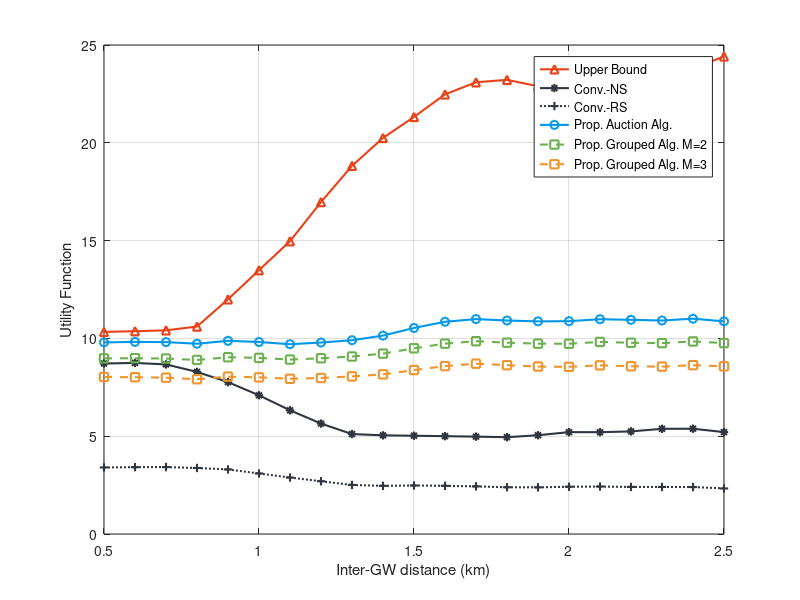

This figure's MATLAB source:
% x-axis obj
d = 0.5:0.1:2.5;

% GW3 Utility
% Non-Grouping
GW3_obj = [9.79598577059108	9.82247523493031	9.81046538996957	9.72740978510650	9.87753220932005	9.81592671233821	9.70219798982454	9.78889819426058	9.90583956794366	10.1435014284735	10.5321904345874	10.8510992705652	10.9868143127582	10.9147382303293	10.8702391075675	10.8804944034486	10.9805447656778	10.9500000272965	10.9147773925035	11.0072070429121	10.8723545780910];
%Grouping_3
GW3_obj_g_3 = [8.02797256806638	8.01529931870448	7.99149299998013	7.91280285553221	8.04539282804409	8.00845160802455	7.93582553975832	7.97482692987543	8.05701062695564	8.16114002561147	8.38075058913618	8.58374385417445	8.70805910834812	8.63056535055757	8.56097152310793	8.54668090613891	8.62200021031004	8.57602547237776	8.55677039509573	8.63175824902753	8.57171718467439];
% Grouping_2
GW3_obj_g_2 = [8.97890602818003	8.98731226052555	8.96914330841094	8.89857285606107	9.03626460753307	9.00477081037004	8.91769810762172	8.98550660948196	9.07289753082974	9.22083224824766	9.49417399727678	9.73311956557450	9.85626203410908	9.78076031373605	9.73107793397176	9.72748551265377	9.81949407148247	9.77776544438295	9.75762879687169	9.84530136804909	9.76042565035506];
% No-Selection
GW3_obj_bm1 = [8.71589689035149	8.74537633519170	8.67127605819720	8.28703466540928	7.76482705938227	7.09130727332754	6.32458061289543	5.64643153306125	5.10890062089761	5.04399110583457	5.02361558029230	5.00153557978820	4.97795363463709	4.95016747686269	5.04951590607652	5.20800227655058	5.20474376115216	5.24530182829280	5.37721693996547	5.38206674503358	5.20896694700719];
% Random Selection
GW3_obj_bm2 = [3.40192720530054	3.41688846677598	3.42099254331357	3.37503370176182	3.30146096370074	3.09423862210614	2.88560960190226	2.69705294630830	2.50769668868137	2.46241098994409	2.48085456476901	2.46251191898943	2.43446925854242	2.38926277231694	2.38468246309097	2.41622581920140	2.42657279301492	2.40616537539916	2.40473117716843	2.40146923817742	2.32822090349157];
% Upperbound
GW3_obj_ub = [10.3303088678450	10.3679253036940	10.4124931888349	10.6056022588435	11.9971398026166	13.4883018749836	14.9694844555356	16.9704739157575	18.8217784847410	20.2486506245568	21.3226959685600	22.4746763518028	23.0942671841170	23.2191783557273	22.8935275483367	22.6455715596567	23.3442767548781	23.5208133810645	23.3896671586212	23.7892680420292	24.4177025415792];

% GW2 Utility
% Non-Grouping
GW2_obj = [6.68193772061772	6.74226705836887	6.74664001981578	6.85609593213262	6.93318732603075	7.01370776869255	6.98528533166092	7.03939759700783	7.18107727149932	7.24092285690926	7.37372137268123	7.50677906232729	7.47089664690266	7.45740749264259	7.28142552672007	7.24318475988199	7.22353157846536	7.33571618073608	7.44152994147553	7.56939250300070	7.54874674783908]; 
%Grouping_3
GW2_obj_g_3 = [5.33489118341595	5.37528239541838	5.37927694983261	5.43760066090897	5.52683078475329	5.58887261344519	5.58059262318565	5.61920584703973	5.72002225190088	5.73147015109265	5.79930161666773	5.88553362374906	5.87210354547938	5.84902935049208	5.75115596013522	5.72484490961996	5.69480732697092	5.76847521511326	5.82643381827907	5.89875824478095	5.87998720899719];
% Grouping_2
GW2_obj_g_2 = [6.03553616760803	6.09601481055759	6.09764887065350	6.17201977437083	6.25910902362419	6.33739787754884	6.31912712732922	6.35290343734873	6.46764673975927	6.49523947628316	6.57962205075517	6.67183155546307	6.66361743309336	6.65106871079520	6.52870347320042	6.49352725880477	6.47847851042316	6.56917342200498	6.64001107574551	6.72998904420669	6.72305722345139];
% No-Selection
GW2_obj_bm1 = [5.64600732388057	5.70714116368213	5.68089915784354	5.58034995953804	5.17233923260017	4.89898316397937	4.53583653916435	4.24057385237033	4.06836273153466	4.06638103402183	4.05002973728537	4.05497399598525	4.00194642406251	4.02289035766523	3.90581918311706	3.92259263857242	3.88282105839246	3.84167117818412	3.89897176048769	3.96368633656241	3.98727916141853];
% Random Selection
GW2_obj_bm2 = [3.33759988014171	3.35980077280270	3.35131965540442	3.31611292728182	3.14927031758803	2.94758494644346	2.74604469094000	2.58083720953577	2.48906136302356	2.47865367634976	2.49221381084858	2.48622184597151	2.43503631434384	2.43820177198401	2.33192381606818	2.34622825091502	2.33514606736431	2.33663977830537	2.27758476033293	2.30196456824415	2.25657374747087];
% Upperbound
GW2_obj_ub = [7.37813860108254	7.43803626101263	7.49305537353937	7.84469179197624	8.48766635735382	9.26860277600386	9.88616698871529	10.5447106072572	11.3045854840109	11.6346381115710	12.0890714695764	12.4535366706765	12.5805612741850	12.5628981663451	12.5568581841379	12.4814892958073	12.5326498032129	12.9886345361521	13.3610367492077	13.5613921822727	13.5598306817021];

% Rario of gourping to non-grouping 
GW2_g2_ratio = 100*GW2_obj_g_2./GW2_obj;
GW2_g3_ratio = 100*GW2_obj_g_3./GW2_obj;
GW3_g2_ratio = 100*GW3_obj_g_2./GW3_obj;
GW3_g3_ratio = 100*GW3_obj_g_3./GW3_obj;

% Ratio of the proposed to the upper bound.
GW2_ub_ratio = 100*GW2_obj./GW2_obj_ub;
GW2_g2_ub_ratio = 100*GW2_obj_g_2./GW2_obj_ub;
GW2_g3_ub_ratio = 100*GW2_obj_g_3./GW2_obj_ub;
GW3_ub_ratio = 100*GW3_obj./GW3_obj_ub;
GW3_g2_ub_ratio = 100*GW3_obj_g_2./GW3_obj_ub;
GW3_g3_ub_ratio = 100*GW3_obj_g_3./GW3_obj_ub;

% Gap between the proposed to No-Selection
GW2_bm1_ratio = 100*GW2_obj./GW2_obj_bm1;
GW3_bm1_ratio = 100*GW3_obj./GW3_obj_bm1;

%Utility
figure(1)
% set(gcf,'Units','centimeter','Position',[0 0 15 25]);
% subplot(211)
% plot(d, GW2_obj_ub, '-^', 'color', "#e84118", 'LineWidth', 1.5); hold on
% plot(d, GW2_obj_bm1, '-*', 'color', "#2f3640", 'LineWidth', 1.5); hold on
% plot(d, GW2_obj_bm2, ':+', 'Color',  "#2f3640", 'LineWidth', 1.5); hold on
% plot(d, GW2_obj, '-o', 'color', "#0097e6", 'LineWidth', 1.5); hold on
% plot(d, GW2_obj_g_2, '--square', 'color', "#6ab04c", 'LineWidth', 1.5); hold on
% plot(d, GW2_obj_g_3, '--square', 'Color',  "#f0932b", 'LineWidth', 1.5); hold off
% grid on
% title('(a) 2-GW Networks')
% xlabel('Inter-GW distance (km)')
% ylabel('Utility Function')
% ylim([0 25])
% legend('Upper Bound', 'Conv.-NS', 'Conv.-RS', 'Prop. Auction Alg.', 'Prop. Grouped Alg. M=2', 'Prop. Grouped Alg. M=3')

% subplot(212)
plot(d, GW3_obj_ub, '-^', 'color', "#e84118", 'LineWidth', 1.5); hold on
plot(d, GW3_obj_bm1, '-*', 'color', "#2f3640", 'LineWidth', 1.5); hold on
plot(d, GW3_obj_bm2, ':+', 'Color',  "#2f3640", 'LineWidth', 1.5); hold on
plot(d, GW3_obj, '-o', 'color', "#0097e6", 'LineWidth', 1.5); hold on
plot(d, GW3_obj_g_2, '--square', 'color', "#6ab04c", 'LineWidth', 1.5); hold on
plot(d, GW3_obj_g_3, '--square', 'Color',  "#f0932b", 'LineWidth', 1.5); hold off
grid on
% title('(b) 3-GW Networks')
xlabel('Inter-GW distance (km)')
ylabel('Utility Function')
ylim([0 25])
legend('Upper Bound', 'Conv.-NS', 'Conv.-RS', 'Prop. Auction Alg.', 'Prop. Grouped Alg. M=2', 'Prop. Grouped Alg. M=3')

% % Rario of grouping to non-grouping 
% figure (2)
% plot(d, GW2_g2_ratio, '-ok', 'LineWidth', 1.5); hold on
% plot(d, GW2_g3_ratio, '-or', 'LineWidth', 1.5); hold on
% plot(d, GW3_g2_ratio, '-og', 'LineWidth', 1.5); hold on
% plot(d, GW3_g3_ratio, '-ob', 'LineWidth', 1.5); hold off
% xlabel('Inter-GW distance (km)')
% ylabel('Utility Function')
% legend('2GW 2group','2GW 3group','3GW 2group','3GW 3group')
% 
% % Ratio of the proposed to the upper bound.
% figure (3)
% plot(d, GW2_ub_ratio, '-^r', 'LineWidth', 1.5); hold on
% plot(d, GW2_g2_ub_ratio, '-^g', 'LineWidth', 1.5); hold on
% plot(d, GW2_g3_ub_ratio, '-^b', 'LineWidth', 1.5); hold on
% plot(d, GW3_ub_ratio, '--or', 'LineWidth', 1.5); hold on
% plot(d, GW3_g2_ub_ratio, '--og', 'LineWidth', 1.5); hold on
% plot(d, GW3_g3_ub_ratio, '--ob', 'LineWidth', 1.5); hold off
% xlabel('Inter-GW distance (km)')
% ylabel('ub_ratio')
% legend('2GW','2GW 2group','2GW 3group','3GW','3GW 2group','3GW 3group')
% 
% % Gap between the proposed to No-Selection
% figure(4) 
% plot(d,GW2_bm1_ratio,'-o'); hold on
% plot(d,GW3_bm1_ratio,'--o'); hold off
% legend('2GW','3GW')
